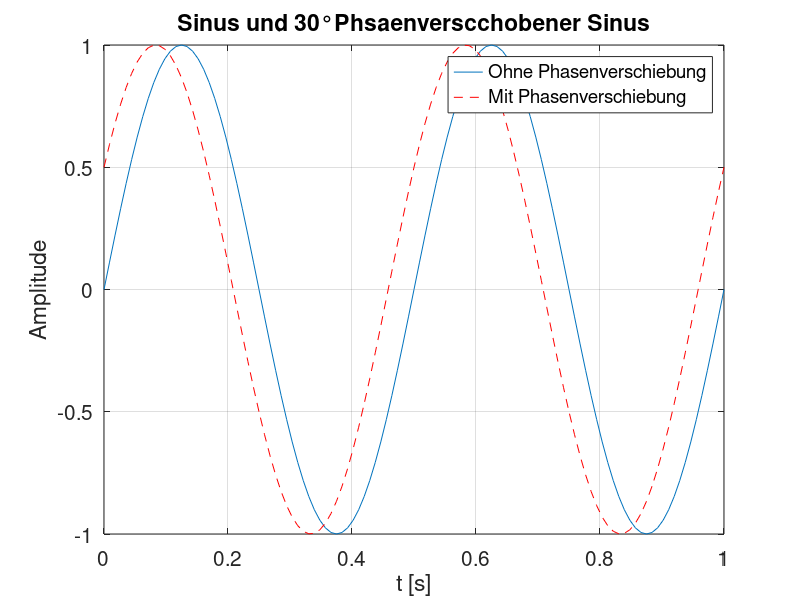

Here is the MATLAB script that generated this plot: (Note: this script raises an error after producing the figure.)
% Aufgabenblatt 1
%a
close all;
f=2; % Hz
t= [0 1]; % s
y= @(t) sin(2*pi*f*t);
fplot(y,t)
grid on
xlabel("t [s]")
hold on;
phi=30*pi/180;
fplot(@(t) sin(2*pi*f*t+phi),t,'--r')
legend('Ohne Phasenverschiebung','Mit Phasenverschiebung')
ylabel('Amplitude')
title('Sinus und 30°Phsaenverscchobener Sinus')
set(gca,'FontSize',15)

% Durch die Phasenverschiebung wird das Signal nach links verschoben
%%
% 1.2 Funktionsdarstellung mit Wertetabelle
close all;
clear;
f=2; % Hz
A=2; % Amplitude
t= [0 1]; % s
y= @(t) sin(2*pi*f*t);
fplot(y,'b',t)

tn=linspace(0,1,17);
sample=y(tn);
hold on;
plot(tn,sample,'--dg')
grid on
xlabel("t [s]")
ylabel('Amplitude')
set(gca,'FontSize',15)
stem(tn,sample,'black')
legend("Sin",'Sin Abgetastet und interpoliert','Sin Abtastung')
title('Abtastung des Sinus')
% Es wird mit 16 Hz abgetastet

%% 1.3 Quantisierung
close all;
clear;
f=2; % Hz
A=2 ;% Amplitude
t= [0 1]; % s
y= @(t) A*sin(2*pi*f*t);
fplot(y,'b',t)

tn=linspace(0,1,17);
sample=round(y(tn));
hold on;
stem(tn,sample,'black')
err=y(tn)-sample;
stem(tn,err,'r')
legend("Sin",'Sin Quantisiert mit N=5','Quantisierungsfehler')

grid on
xlabel("t [s]")
ylabel('Amplitude')
set(gca,'FontSize',15)
%%
% N-Bit Quantisierung
clear;
close all;
f=2; % Hz
A=1 ;% Amplitude
t= [0 1]; % s
y= @(t) A*sin(2*pi*f*t);

fplot(y,t)

%Abtastung
fs=16; %Hz Abtastung
tn=linspace(0,1,fs+1);
sample=y(tn); %Abgetastete sin-Werte

%Quantisierung
N=3; %Bit
level=2^N;
yq=quant(sample,level);

% Ausgabe Quantisiertes Signal
hold on
stem(tn,yq,'black')
% Ausgabe Fehler
err=y(tn)-yq;
stem(tn,err,'r')



%Formattierung
title('N-Bit Quantisierung')
legend("Sin",'Sin mit 16 Hz Abtastung/ 3-Bit quantisierung ','Quantisierungsfehler')
grid on
xlabel("t [s]")
ylabel('Amplitude')
set(gca,'FontSize',15)

% Der Quantisierungsfehler ist im Vergleich mit 1.3 gesunken, da unsere
% Quantisierungsstuffen erhöht wurden
%%
% 1.5 Audioausgabe
clear;
close all;
f=500; % Hz

A=1 ;% Amplitude

y= @(t) A*sin(2*pi*f*t);

%Abtastung
fs=44100; %2 Abtastung
tn=linspace(0,1,fs);
sample=y(tn); %Abgetastete sin-Werte

%Quantisierung
N=3; %Bit
level=2^N;
yq=quant(sample,level);

%Fehler
err=y(tn)-yq;

%Ausgabe
playblocking(audioplayer(sample,fs))
playblocking(audioplayer(yq,fs))
% Error Ausgabe
playblocking(audioplayer(err,fs))
% Der Ton wird Verzerrt und es ist ein Rausche zu hören

% Die Grundfrequenz das Signales ist auch im Rauschen zu hören aufgrund des
% mathematischen Signales des Sinus. Diese Frequenz schlägt auch auf das
% Rauschen durch

%% Vergleichsausgabe
clear;
close all;
f=500; % Hz

A=1 ;% Amplitude
t= [0 1]; % s
y= @(t) A*sin(2*pi*f*t); %Funktion

%Abtastung
fs=44100; % Abtastung
tn=linspace(0,1,fs);
sample=y(tn); %Abgetastete sin-Werte
n=2;
while n>1
    %Quantisierung
    level=2^(n-1);
    z=quant(sample,level-1);
    disp(["Sound mit",n-1,'Bit']);
    playblocking(audioplayer(z,fs))
    n=n+1;
    if n==16
        for n=2:16
            level=2^(n-1);
            z=quant(sample,level-1);
            %Fehler berechnen
            err=y(tn)-z;
            disp(["Error mit",n-1,'Bit']);
            % Error Ausgabe
            playblocking(audioplayer(err,fs))
        end
        break;
    end

end

function y = quant(x,level)
y1=round(x*level);
y=y1/(level);
end